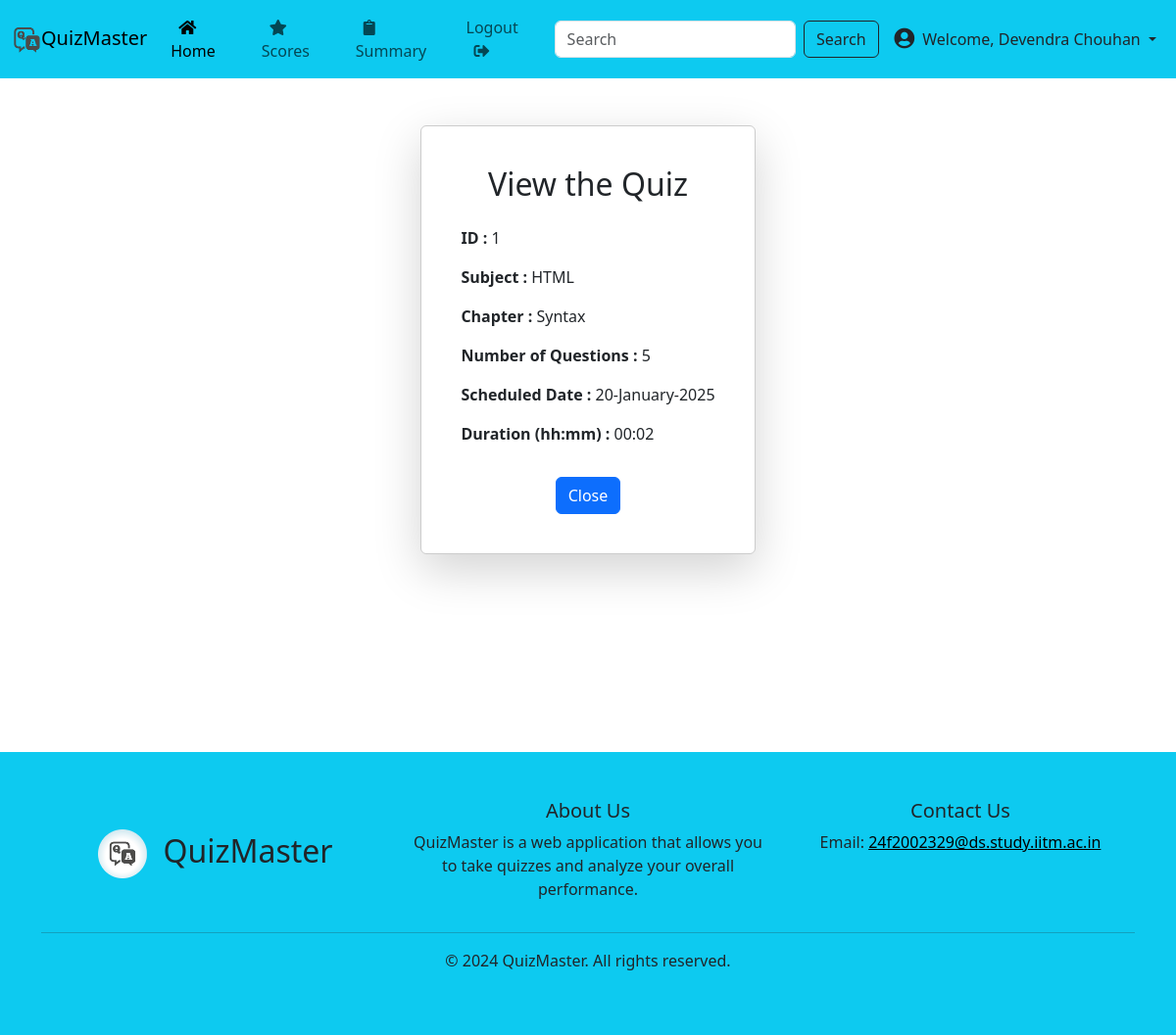
Screenshot of /user/view_quiz/1 (signed in) with the database file from the repository.
### app/models/models.py (models this page shows)
class Quiz(db.Model):
    id = db.Column(db.Integer, primary_key=True)
    quiz_date = db.Column(db.DateTime, nullable=True)
    duration = db.Column(db.Integer, nullable=False)
    status = db.Column(db.String(20), default='pending')
    chapter_id = db.Column(db.Integer, db.ForeignKey('chapter.id'), nullable=False)
    questions = db.relationship('Question', backref='quiz', lazy=True)

class Subject(db.Model):
    id = db.Column(db.Integer, primary_key=True)
    name = db.Column(db.String(100), nullable=False)
    desc = db.Column(db.String(200), nullable=True)
    chapters = db.relationship('Chapter', backref='subject', lazy=True)

class Chapter(db.Model):
    id = db.Column(db.Integer, primary_key=True)
    name = db.Column(db.String(100), nullable=False)
    subject_id = db.Column(db.Integer, db.ForeignKey('subject.id'), nullable=False)
    quizzes = db.relationship('Quiz', backref='chapter', lazy=True)

### app/routes/user.py (the view)
@user_blueprint.route('/view_quiz/<int:quiz_id>')
def view_quiz(quiz_id):
    quiz = Quiz.query.get(quiz_id)
    return render_template('user/view_quiz.html', quiz=quiz)

### app/templates/user/view_quiz.html
{% extends "base.html" %}
{% block content %}
<section class="vh-90 content">
    <div class="container d-flex justify-content-center align-items-center mt-5">
        <div class="card text-center shadow-lg p-4 mb-5 bg-white rounded" style="max-width: auto; border: 1px solid #ccc;">
            <div class="card-body">
                <h2 class="card-title mb-4">View the Quiz</h2>
                <div class="text-start">
                    <p class="mb-3"><strong>ID :</strong> {{ quiz.id }}</p>
                    <p class="mb-3"><strong>Subject :</strong> {{ quiz.chapter.subject.name }}</p>
                    <p class="mb-3"><strong>Chapter :</strong> {{ quiz.chapter.name }}</p>
                    <p class="mb-3"><strong>Number of Questions :</strong> {{ quiz.questions|length }}</p>
                    <p class="mb-3"><strong>Scheduled Date :</strong> {{ quiz.quiz_date.strftime('%d-%B-%Y') }}</p>
                    <p class="mb-3"><strong>Duration (hh:mm) :</strong> {{ quiz.duration|int_to_time }}</p>
                </div>
                <button class="btn btn-primary mt-3 mx-2" onclick="window.history.back()">Close</button>
            </div>
        </div>
    </div>
</section>
{% endblock %}

### app/static/css/style.css (style rules this page uses)
body, html { height: 90vh; }
.content { min-height: 80vh; }
.card { border-radius: 4px; background: #fff; box-shadow: 0 6px 10px rgba(0,0,0,.08), 0 0 6px rgba(0,0,0,.05); transition: .3s transform cubic-bezier(.155,1.105,.295,1.12),.3s box-shadow,.3s -webkit-transform cubic-bezier(.155,1.105,.295,1.12); padding: 14px 80px 18px 36px; cursor: pointer; }

### rows the page displays
Quiz: id "1", quiz_date "20-January-2025", duration "00:02"
Subject: chapter.subject.name "HTML"
Chapter: chapter.name "Syntax"

### other values shown
{{ session.get('full_name') or 'Profile' }} "Devendra Chouhan"
{{ quiz.questions|length }} "5"
